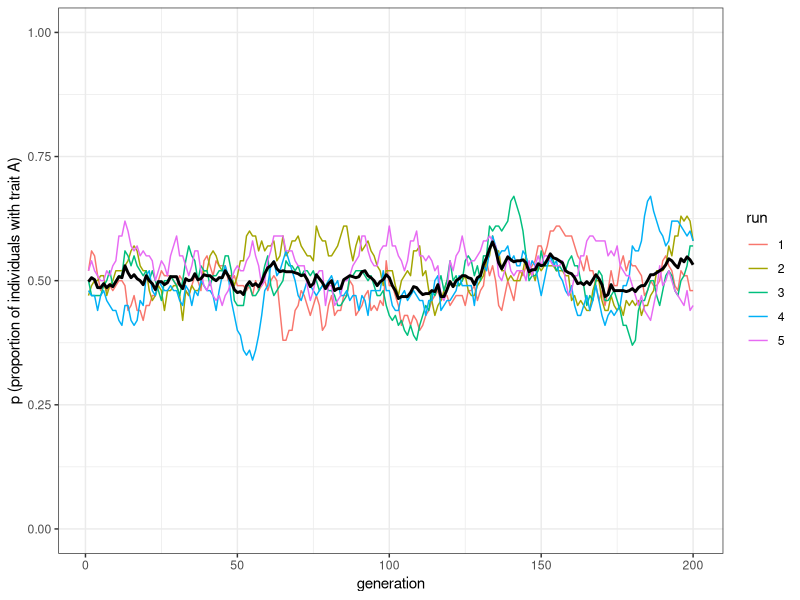
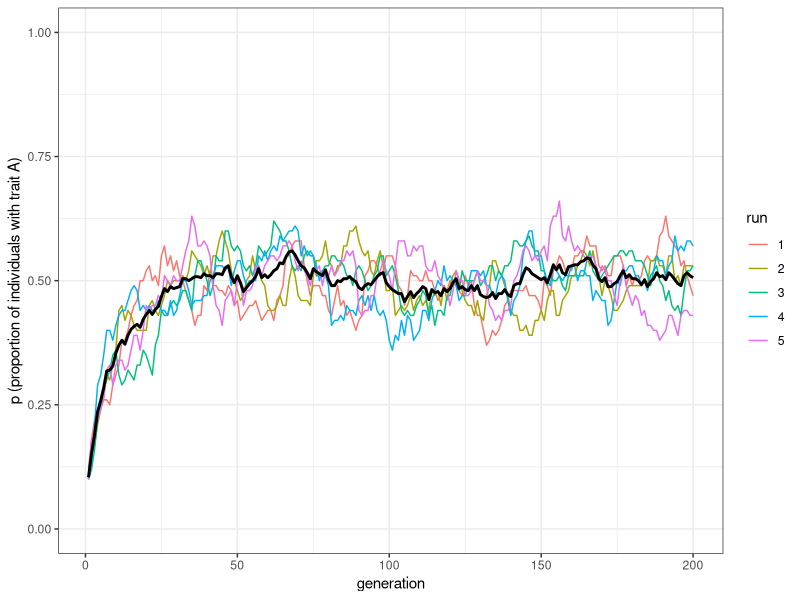
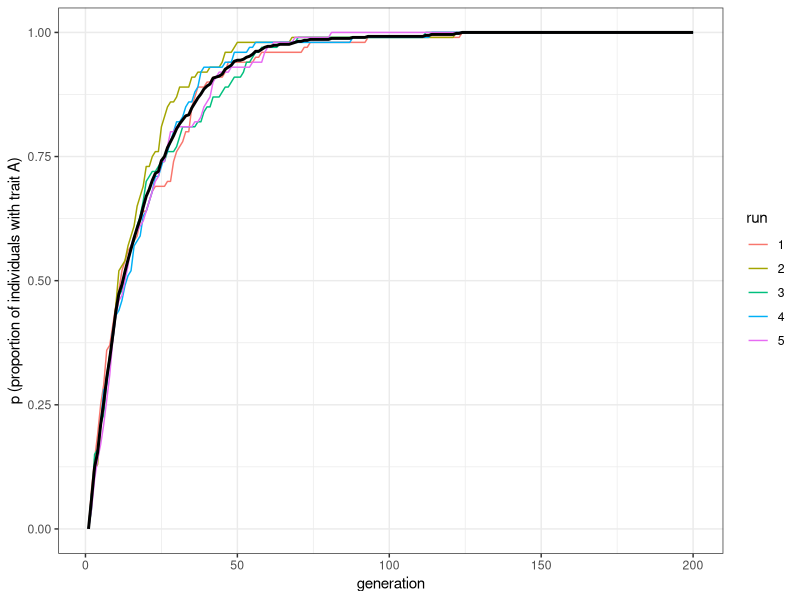
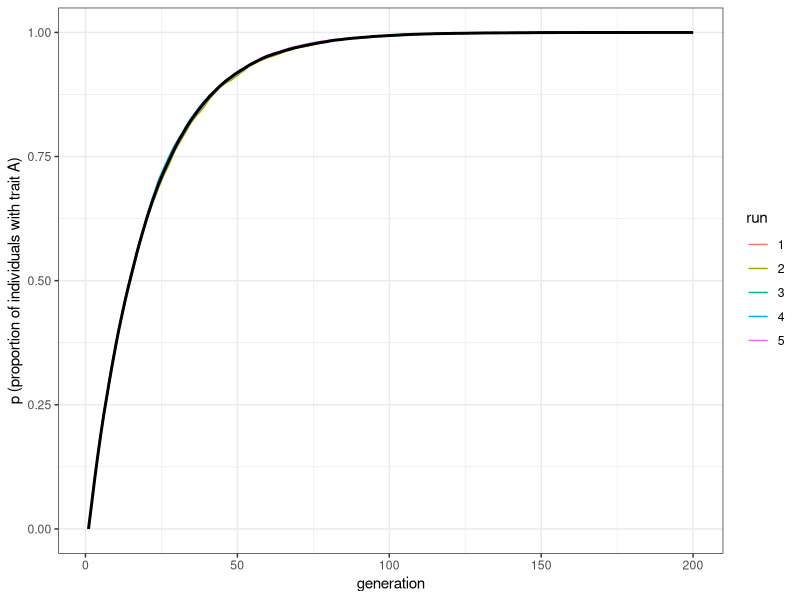
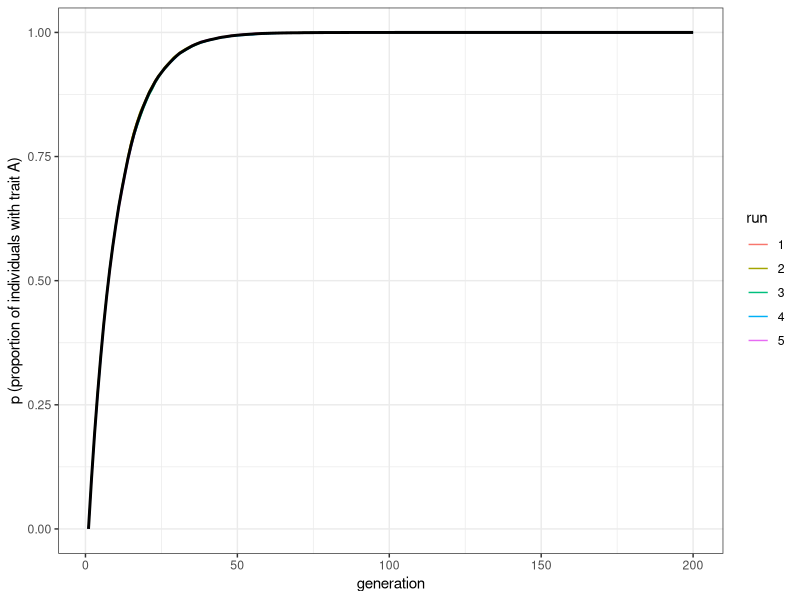

Source code (R) for these figures, in order:
## ---- chunk 1
library(tidyverse)

unbiased_mutation <- function(N, mu, p_0, t_max, r_max) {
  output <- tibble(generation = rep(1:t_max, r_max), p = as.numeric(rep(NA, t_max * r_max)), run = as.factor(rep(1:r_max, each = t_max))) # create the output tibble

  for (r in 1:r_max) {
    population <- tibble(trait = sample(c("A", "B"), N, replace = TRUE, prob = c(p_0, 1 - p_0)))

    output[output$generation == 1 & output$run == r, ]$p <- sum(population$trait == "A") / N # add first generation's p for run r
    for (t in 2:t_max) {
      previous_population <- population # copy individuals to previous_population tibble

      mutate <- sample(c(TRUE, FALSE), N, prob = c(mu, 1 - mu), replace = TRUE) # determine 'mutant' individuals

      if (nrow(population[mutate & previous_population$trait == "A", ]) > 0) { # if there are 'mutants' from A to B
        population[mutate & previous_population$trait == "A", ]$trait <- "B" # then flip them to B
      }

      if (nrow(population[mutate & previous_population$trait == "B", ]) > 0) { # if there are 'mutants' from B to A
        population[mutate & previous_population$trait == "B", ]$trait <- "A" # then flip them to A
      }
      output[output$generation == t & output$run == r, ]$p <- sum(population$trait == "A") / N # get p and put it into output slot for this generation t and run r
    }
  }
  output # export data from function
}
## ---- chunk 2
plot_multiple_runs <- function(data_model) {
  ggplot(data = data_model, aes(y = p, x = generation)) +
    geom_line(aes(colour = run)) +
    stat_summary(fun = mean, geom = "line", size = 1) +
    ylim(c(0, 1)) +
    theme_bw() +
    labs(y = "p (proportion of individuals with trait A)")
}
## ---- chunk 3
data_model <- unbiased_mutation(N = 100, mu = 0.05, p_0 = 0.5, t_max = 200, r_max = 5)
plot_multiple_runs(data_model)
## ---- chunk 4
data_model <- unbiased_mutation(N = 100, mu = 0.05, p_0 = 0.1, t_max = 200, r_max = 5)
plot_multiple_runs(data_model)
## ---- chunk 5
biased_mutation <- function(N, mu_b, p_0, t_max, r_max) {
  output <- tibble(generation = rep(1:t_max, r_max), p = as.numeric(rep(NA, t_max * r_max)), run = as.factor(rep(1:r_max, each = t_max))) # create the output tibble

  for (r in 1:r_max) {
    population <- tibble(trait = sample(c("A", "B"), N, replace = TRUE, prob = c(p_0, 1 - p_0)))

    output[output$generation == 1 & output$run == r, ]$p <- sum(population$trait == "A") / N # add first generation's p for run r
    for (t in 2:t_max) {
      previous_population <- population # copy individuals to previous_population tibble

      mutate <- sample(c(TRUE, FALSE), N, prob = c(mu_b, 1 - mu_b), replace = TRUE) # find 'mutant' individuals

      if (nrow(population[mutate & previous_population$trait == "B", ]) > 0) {
        population[mutate & previous_population$trait == "B", ]$trait <- "A" # if individual was B and mutates, flip to A
      }
      output[output$generation == t & output$run == r, ]$p <- sum(population$trait == "A") / N # get p and put it into output slot for this generation t and run r
    }
  }
  output # export data from function
}
## ---- chunk 6
data_model <- biased_mutation(N = 100, mu_b = 0.05, p_0 = 0, t_max = 200, r_max = 5)
plot_multiple_runs(data_model)
## ---- chunk 7
data_model <- biased_mutation(N = 10000, mu_b = 0.05, p_0 = 0, t_max = 200, r_max = 5)
plot_multiple_runs(data_model)
## ---- chunk 8
data_model <- biased_mutation(N = 10000, mu_b = 0.1, p_0 = 0, t_max = 200, r_max = 5)
plot_multiple_runs(data_model)
